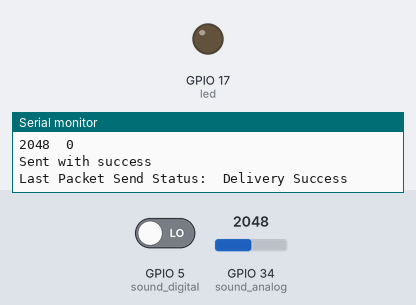
The sketch below on a simulated ESP32. Shown: output pins drawn as LEDs (lit = HIGH), the last lines printed to the serial monitor. Inputs (shaded band) come from the test bench; at power-on: GPIO 5 (sound_digital) LOW, GPIO 34 (sound_analog) = 2048.

Above: at 1.8 s.
1.9 s: GPIO 5 (sound_digital) driven HIGH
At 3.2 s:
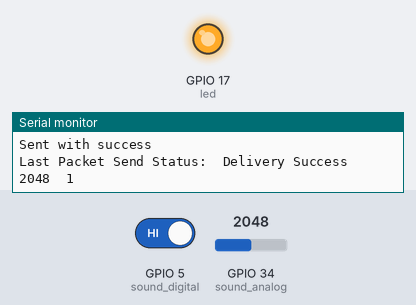
3.5 s: GPIO 5 (sound_digital) driven LOW
At 6.5 s:
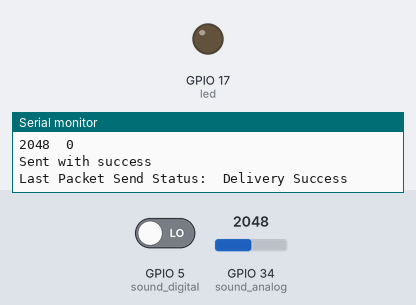
Timing chart, 0 to 8.0 s (numbered marks = the images above; inputs shaded):
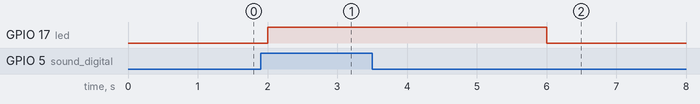

The sketch:

sender.ino
```cpp
// SENDER CODE
/*********
  Rui Santos
  Complete project details at https://RandomNerdTutorials.com/esp-now-many-to-one-esp32/

  Permission is hereby granted, free of charge, to any person obtaining a copy
  of this software and associated documentation files.

  The above copyright notice and this permission notice shall be included in all
  copies or substantial portions of the Software.
*********/

#include <esp_now.h>
#include <WiFi.h>

// RECEIVER'S MAC Address
uint8_t broadcastAddress[] = {0xe4, 0x65, 0xb8, 0xae, 0x47, 0x64};

// Struture of Data to send (change to recording file)
// Structure example to send data
// Must match the receiver structure
typedef struct dataRec_struct {
  int id; // must be unique for each sender board

  int analogData;
  int digitalData;
} dataRec_struct;

// Create a dataRec_struct called myData
dataRec_struct myData;

// Create peer interface
esp_now_peer_info_t peerInfo;

// callback when data is sent, prints if message was successfully sent or not
void OnDataSent(const uint8_t *mac_addr, esp_now_send_status_t status) {
  Serial.print("\r\nLast Packet Send Status:\t");
  Serial.println(status == ESP_NOW_SEND_SUCCESS ? "Delivery Success" : "Delivery Fail");
}

// SOUND STUFF
  int led = 17;
  int sound_digital = 5;
  int sound_analog = 34;

void setup() {
  // Init Serial Monitor
  Serial.begin(9600);

//SOUND PIN MODES
  pinMode(led, OUTPUT);
  pinMode(sound_digital, INPUT);
  pinMode(sound_analog, INPUT);

// NETWORK STUFF
  // Set device as a Wi-Fi Station
  WiFi.mode(WIFI_STA);
  // Init ESP-NOW
  if (esp_now_init() != ESP_OK) {
    Serial.println("Error initializing ESP-NOW");
    return;
  }
  // Once ESPNow is successfully Init, we will register for Send CB to
  // get the status of Trasnmitted packet
  esp_now_register_send_cb(OnDataSent);
  // Register peer
  memcpy(peerInfo.peer_addr, broadcastAddress, 6);
  peerInfo.channel = 0;
  peerInfo.encrypt = false;
  // Add peer
  if (esp_now_add_peer(&peerInfo) != ESP_OK){
    Serial.println("Failed to add peer");
    return;
  }
}

void loop() {
  int val_digital = digitalRead(sound_digital);
  int val_analog = analogRead(sound_analog);
  int analog_volt = val_analog * (5.0 / 1023.0);

  Serial.print(val_analog);
  Serial.print("\t");
  Serial.print(val_digital);
  Serial.println();

  if (val_digital == HIGH)
  {
    digitalWrite (led, HIGH);
    delay(3000);
    }
  else
  {
    digitalWrite (led, LOW);
  }

  // Set values to send
  myData.id = 1;
  myData.analogData = val_analog;
  myData.digitalData = val_digital;

  // Send message via ESP-NOW
  esp_err_t result = esp_now_send(broadcastAddress, (uint8_t *) &myData, sizeof(myData));

  if (result == ESP_OK) {
    Serial.println("Sent with success");
  }
  else {
    Serial.println("Error sending the data");
  }
  delay(1000); //10000 is 10 sec
}
```

Measured:
- after the input at 1.9 s, GPIO 17 (led): LOW → HIGH after 0.10 s
- after the input at 3.5 s, GPIO 17 (led): HIGH → LOW after 2.5 s
